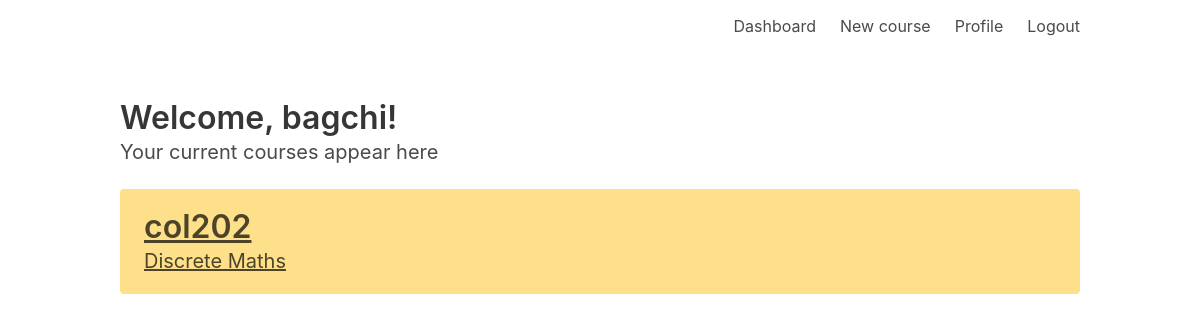
The app's page / (signed in) with its own data.
### models.py (models this page shows)
class User(UserMixin, db.Model):
    id = db.Column(db.Integer, primary_key=True) # primary keys are required by SQLAlchemy
    email = db.Column(db.String(100), unique=True)
    password = db.Column(db.String(100))
    name = db.Column(db.String(1000))
    is_instructor = db.Column(db.Boolean)

class Course(db.Model):
    id = db.Column(db.Integer, primary_key=True)
    code = db.Column(db.String(10), unique=True)
    name = db.Column(db.String(1000))
    instructor_id = db.Column(db.Integer)
    reg_code = db.Column(db.String(1000))
    is_active = db.Column(db.Boolean)

### main.py (the view)
@main.route('/')
def index():
    if not current_user.is_authenticated:
        return render_template('index.html')
    else:
        courses = None
        if current_user.is_instructor:
            courses = Course.query.filter_by(instructor_id = current_user.id)
        else:
            user_courses = User_Course.query.filter_by(user_id = current_user.id)
            courses = [Course.query.filter_by(id=course.course_id).first() for course in user_courses]
        return render_template('dashboard.html', name=current_user.name, courses=courses)

### __init__.py (called while the page is built)
def create_app():
    app = Flask(__name__)
    app.register_error_handler(404, page_not_found)
    app.config['SECRET_KEY'] = 'secret-key-goes-here'
    app.config['SQLALCHEMY_DATABASE_URI'] = 'sqlite:///db.sqlite'
    app.config['SQLALCHEMY_TRACK_MODIFICATIONS'] = False
    app.config['MAX_CONTENT_PATH'] = 1000000
    db.init_app(app)
    login_manager = LoginManager()
    login_manager.login_view = 'auth.login'
    login_manager.init_app(app)
    from .models import User
    @login_manager.user_loader
    def load_user(user_id):
        return User.query.get(int(user_id))
    from .auth import auth as auth_blueprint
    app.register_blueprint(auth_blueprint)
    from .main import main as main_blueprint
    app.register_blueprint(main_blueprint)
    return app

### templates/dashboard.html (shortened to what this page needs)
{% extends "base.html" %}
{% block content %}
<h1 class="title">
  Welcome, {{name}}!
</h1>
<h1 class='subtitle'>
    Your current courses appear here
</h1>
{% for course in courses %}
<article class="tile is-vertical notification is-warning">
<a href='/course/{{course.code}}'>
  <p class="title">{{course.code}}</p>
  <p class="subtitle">{{course.name}}</p>
</a>
</article>
{% endfor %}
{% endblock %}

### records on screen
User: name "bagchi"
Course: code "col202", name "Discrete Maths"
